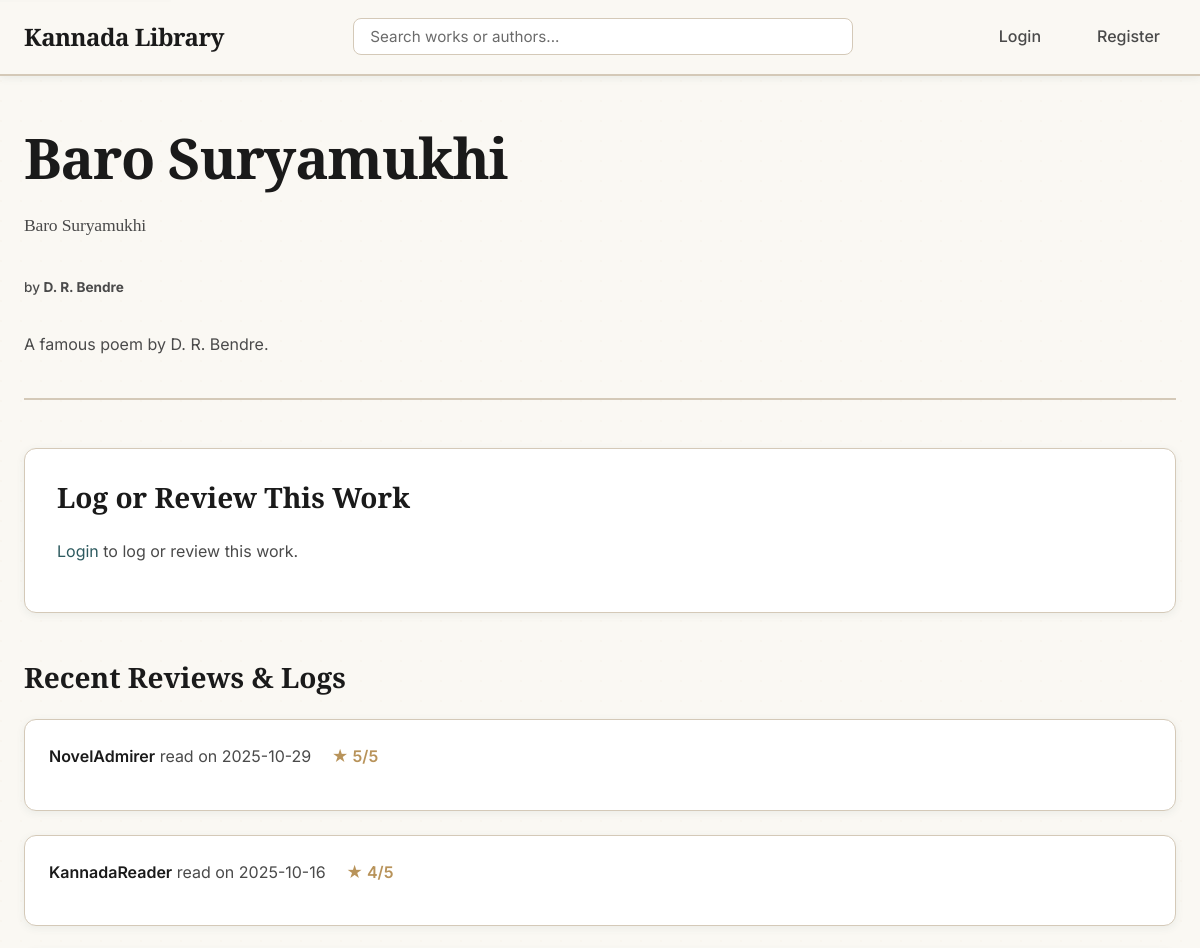
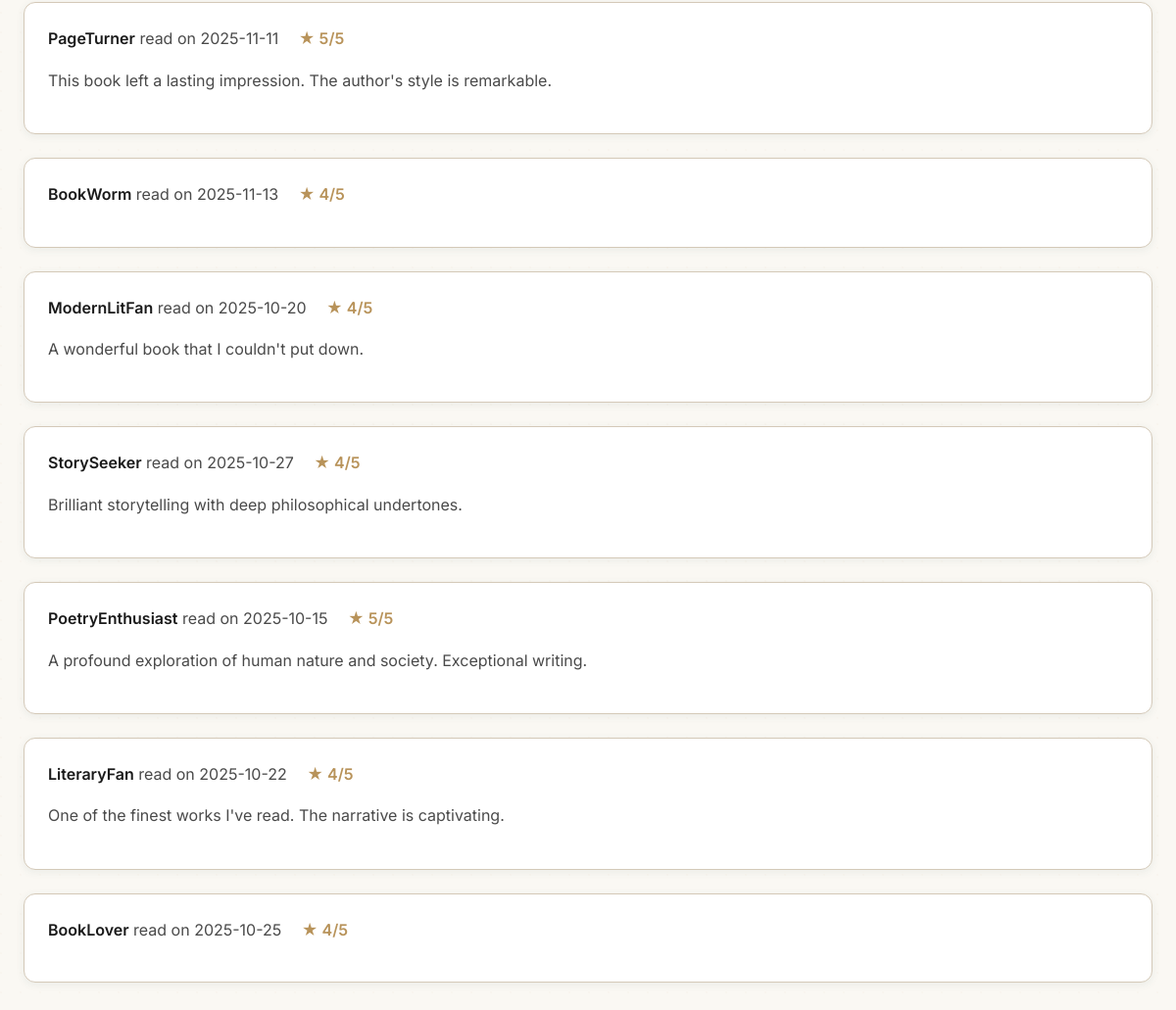
Page /work/29 on the committed database (2 pictures, top to bottom).
### tables this page shows
CREATE TABLE Work (
    work_id INTEGER PRIMARY KEY AUTOINCREMENT,
    author_id INTEGER NOT NULL,
    title_kannada TEXT NOT NULL,
    title_english TEXT NOT NULL,
    synopsis TEXT,
    cover_image_url TEXT, -- e.g., 'kanooru_heggadithi.jpg'
    type TEXT, -- 'Novel', 'Poetry', 'Play'
    FOREIGN KEY (author_id) REFERENCES Author (author_id)
);

CREATE TABLE Author (
    author_id INTEGER PRIMARY KEY AUTOINCREMENT,
    name_kannada TEXT NOT NULL,
    name_english TEXT NOT NULL,
    biography TEXT,
    image_url TEXT, -- e.g., 'kuvempu.jpg'
    era TEXT
);

CREATE TABLE Review (
    review_id INTEGER PRIMARY KEY AUTOINCREMENT,
    user_id INTEGER NOT NULL,
    work_id INTEGER NOT NULL,
    rating INTEGER NOT NULL,  -- Rating from 1 to 5
    review_text TEXT,         -- The written review (can be empty)
    date_read DATE NOT NULL,  -- The "diary date"
    date_logged TIMESTAMP DEFAULT CURRENT_TIMESTAMP,
    FOREIGN KEY (user_id) REFERENCES User (user_id),
    FOREIGN KEY (work_id) REFERENCES Work (work_id)
);

CREATE TABLE User (
    user_id INTEGER PRIMARY KEY AUTOINCREMENT,
    username TEXT NOT NULL UNIQUE,
    email TEXT NOT NULL UNIQUE,
    password_hash TEXT NOT NULL
);

### app.py (the view, shortened to what this page needs)
@app.route('/work/<int:work_id>', methods=['GET', 'POST'])
def work_details(work_id):
    db = get_db()
    work = db.execute('''
        SELECT
            Work.*,
            Author.name_kannada as author_kannada,
            Author.name_english as author_english,
            Author.image_url as author_image_url
        FROM Work
        JOIN Author ON Work.author_id = Author.author_id
        WHERE Work.work_id = ?
    ''', (work_id,)).fetchone()
    if work is None:
        abort(404)
    reviews = db.execute('''
        SELECT Review.*, User.username
        FROM Review
        JOIN User ON Review.user_id = User.user_id
        WHERE Review.work_id = ?
        ORDER BY Review.date_logged DESC
    ''', (work_id,)).fetchall()
    form = ReviewForm()
    user_review = None
    if current_user.is_authenticated:
        user_review = db.execute(
            'SELECT * FROM Review WHERE user_id = ? AND work_id = ?',
            (current_user.id, work_id)
        ).fetchone()
    return render_template('work_details.html', work=work, reviews=reviews, form=form, user_review=user_review)

### app.py
class ReviewForm(FlaskForm):
    rating = IntegerField('Rating (1-5)', validators=[DataRequired(), NumberRange(min=1, max=5)])
    review_text = TextAreaField('Review (Optional)', validators=[Length(max=5000)])
    date_read = DateField('Date Read', format='%Y-%m-%d', default=datetime.date.today, validators=[DataRequired()])
    submit = SubmitField('Log Book')

### app.py (called while the page is built)
def get_db():
    db = getattr(g, '_database', None)
    if db is None:
        db = g._database = sqlite3.connect(DATABASE)
        db.row_factory = sqlite3.Row
    return db

@app.teardown_appcontext
def close_connection(exception):
    db = getattr(g, '_database', None)
    if db is not None:
        db.close()

### templates/work_details.html (shortened to what this page needs)
{% extends "layout.html" %}
{% block content %}
    <div class="work-header">
        <h1>{{ work.title_kannada }}</h1>
        <h2>{{ work.title_english }}</h2>
        <p class="work-author">by <strong>{{ work.author_english }}</strong></p>
        {% if work.synopsis %}
            <p>{{ work.synopsis }}</p>
        {% endif %}
    </div>
    <div class="review-section">
        <h3>Log or Review This Work</h3>
        {% if current_user.is_authenticated %}
            <form method="POST" action="" class="auth-form">
                {{ form.hidden_tag() }}
                <div class="form-group">
                    {{ form.rating.label(class="form-label") }}
                    {{ form.rating(class="form-input", min="1", max="5", placeholder="1-5") }}
                    {% if form.rating.errors %}
                        <ul class="errors">
                            {% for error in form.rating.errors %}
                                <li>{{ error }}</li>
                            {% endfor %}
                        </ul>
                    {% endif %}
                </div>
                <div class="form-group">
                    {{ form.date_read.label(class="form-label") }}
                    {{ form.date_read(class="form-input", type="date") }}
                    {% if form.date_read.errors %}
                        <ul class="errors">
                            {% for error in form.date_read.errors %}
                                <li>{{ error }}</li>
                            {% endfor %}
                        </ul>
                    {% endif %}
                </div>
                <div class="form-group">
                    {{ form.review_text.label(class="form-label") }}
                    {{ form.review_text(class="form-input", rows=5, placeholder="Share your thoughts...") }}
                    {% if form.review_text.errors %}
                        <ul class="errors">
                            {% for error in form.review_text.errors %}
                                <li>{{ error }}</li>
                            {% endfor %}
                        </ul>
                    {% endif %}
                </div>
                <div class="form-group">
                    {{ form.submit(class="btn btn-primary") }}
                </div>
            </form>
        {% else %}
            <p><a href="{{ url_for('login') }}">Login</a> to log or review this work.</p>
        {% endif %}
    </div>
    <div class="reviews-list">
        <h3>Recent Reviews & Logs</h3>
        {% if reviews %}
            {% for review in reviews %}
                <article class="review-card">
                    <p>
                        <strong>{{ review.username }}</strong> read on {{ review.date_read }}
                        <span class="rating">★ {{ review.rating }}/5</span>
                    </p>
                    {% if review.review_text %}
                        <p class="review-text">{{ review.review_text }}</p>
                    {% endif %}
                </article>
            {% endfor %}
        {% else %}
            <p>No one has logged this work yet.</p>
        {% endif %}
    </div>
{% endblock %}

### static/style.css (style rules this page uses)
:root { --bg-primary: #faf8f3; --bg-secondary: #f5f2eb; --bg-tertiary: #f0ede5; --bg-card: #ffffff; --bg-hover: #f8f6f0; --text-primary: #1a1a1a; --text-secondary: #4a4a4a; --text-muted: #6b6b6b; --accent-primary: #2d5a5f; --accent-secondary: #3d6b7a; --accent-tertiary: #4a7c8a; --accent-hover: #1f4a4f; --highlight: #d4a574; --highlight-light: #e8c9a0; --highlight-dark: #b8935a; --border-color: #d4c9b8; --shadow-sm: 0 2px 8px rgba(45, 90, 95, 0.08); --shadow-md: 0 4px 16px rgba(45, 90, 95, 0.12); --shadow-lg: 0 8px 32px rgba(45, 90, 95, 0.15); --shadow-glow: 0 0 20px rgba(212, 165, 116, 0.2); --spacing-xs: 0.5rem; --spacing-sm: 1rem; --spacing-md: 1.5rem; --spacing-lg: 2rem; --spacing-xl: 3rem; --spacing-2xl: 4rem; --font-primary: 'Inter', -apple-system, BlinkMacSystemFont, 'Segoe UI', sans-serif; --font-display: 'Playfair Display', Georgia, serif; --transition-fast: 150ms ease; --transition-base: 250ms ease; --transition-slow: 350ms ease; --radius-sm: 4px; --radius-md: 8px; --radius-lg: 12px; --radius-xl: 16px; }
* { margin: 0; padding: 0; box-sizing: border-box; }
html { font-size: 16px; scroll-behavior: smooth; color-scheme: light; overflow-y: scroll; scrollbar-width: none; -ms-overflow-style: none; }
body { font-family: var(--font-primary); background-color: var(--bg-primary) !important; background-image: radial-gradient(circle at 1px 1px, rgba(212, 165, 116, 0.03) 1px, transparent 0); background-size: 20px 20px; color: var(--text-primary) !important; line-height: 1.6; -webkit-font-smoothing: antialiased; -moz-osx-font-smoothing: grayscale; min-height: 100vh; }
h1, h2, h3, h4, h5, h6 { font-family: var(--font-display); font-weight: 700; line-height: 1.2; color: var(--text-primary); margin-bottom: var(--spacing-md); }
h1 { font-size: clamp(2rem, 5vw, 3.5rem); letter-spacing: -0.02em; }
h2 { font-size: clamp(1.5rem, 4vw, 2.5rem); letter-spacing: -0.01em; }
h3 { font-size: clamp(1.25rem, 3vw, 1.75rem); }
p { margin-bottom: var(--spacing-sm); color: var(--text-secondary); }
a { color: var(--accent-primary); text-decoration: none; transition: color var(--transition-fast); }
.film-year, .work-author { font-size: 0.85rem; color: var(--text-secondary); margin-top: auto; font-weight: 500; }
.main-header, .work-header, .profile-header, .author-header { margin-bottom: var(--spacing-xl); padding-bottom: var(--spacing-md); border-bottom: 2px solid var(--border-color); }
.main-header h1, .work-header h1, .profile-header h1, .author-header h1 { margin-bottom: var(--spacing-xs); }
.work-header h2, .author-header .author-era { color: var(--text-secondary); font-size: 1.1rem; font-weight: 400; margin-bottom: var(--spacing-md); }
.work-header { display: flex; flex-direction: column; gap: var(--spacing-sm); }
.work-header p { color: var(--text-secondary); line-height: 1.7; max-width: 800px; }
.review-section { background-color: var(--bg-card); padding: var(--spacing-lg); border-radius: var(--radius-lg); margin-bottom: var(--spacing-xl); border: 1px solid var(--border-color); box-shadow: var(--shadow-sm); }
.review-section h3 { margin-bottom: var(--spacing-md); color: var(--text-primary); }
.reviews-list, .profile-reviews-list { margin-top: var(--spacing-xl); }
.reviews-list h3, .profile-reviews-list h3 { margin-bottom: var(--spacing-md); }
.review-card { background-color: var(--bg-card); padding: var(--spacing-md); border-radius: var(--radius-lg); margin-bottom: var(--spacing-md); border: 1px solid var(--border-color); transition: all var(--transition-base); box-shadow: var(--shadow-sm); }
.review-card strong { color: var(--text-primary); font-weight: 600; }
.review-card .rating { color: var(--highlight-dark); font-weight: 600; margin-left: var(--spacing-sm); }
.review-text { margin-top: var(--spacing-sm); color: var(--text-secondary); line-height: 1.7; }

### templates/layout.html (style rules this page uses)
html { color-scheme: light !important; }
body { background-color: #faf8f3 !important; color: #1a1a1a !important; }

### rows in the picture
Work: title_kannada "Baro Suryamukhi", title_english "Baro Suryamukhi", synopsis "A famous poem by D. R. Bendre."
Author: author_english "D. R. Bendre"
Review: username "NovelAdmirer", date_read "2025-10-29", rating "5"
Review: username "KannadaReader", date_read "2025-10-16", rating "4"
Review: username "PageTurner", date_read "2025-11-11", rating "5", review_text "This book left a lasting impression. The author's style is remarkable."
Review: username "BookWorm", date_read "2025-11-13", rating "4"
Review: username "ModernLitFan", date_read "2025-10-20", rating "4", review_text "A wonderful book that I couldn't put down."
Review: username "StorySeeker", date_read "2025-10-27", rating "4", review_text "Brilliant storytelling with deep philosophical undertones."
Review: username "PoetryEnthusiast", date_read "2025-10-15", rating "5", review_text "A profound exploration of human nature and society. Exceptional writing."
Review: username "LiteraryFan", date_read "2025-10-22", rating "4", review_text "One of the finest works I've read. The narrative is captivating."
Review: username "BookLover", date_read "2025-10-25", rating "4"
